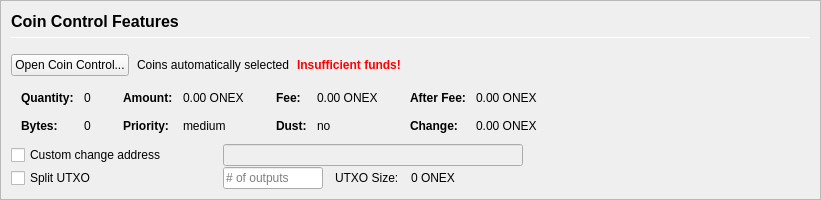
         <widget class="QFrame" name="frameCoinControl">
          <property name="sizePolicy">
           <sizepolicy hsizetype="Expanding" vsizetype="Expanding">
            <horstretch>0</horstretch>
            <verstretch>0</verstretch>
           </sizepolicy>
          </property>
          <property name="maximumSize">
           <size>
            <width>16777215</width>
            <height>16777215</height>
           </size>
          </property>
          <property name="frameShape">
           <enum>QFrame::StyledPanel</enum>
          </property>
          <property name="frameShadow">
           <enum>QFrame::Sunken</enum>
          </property>
          <layout class="QVBoxLayout" name="verticalLayoutCoinControl2">
           <property name="spacing">
            <number>0</number>
           </property>
           <property name="leftMargin">
            <number>0</number>
           </property>
           <property name="topMargin">
            <number>0</number>
           </property>
           <property name="rightMargin">
            <number>0</number>
           </property>
           <property name="bottomMargin">
            <number>0</number>
           </property>
           <item>
            <widget class="QFrame" name="frameCoinControl_BG">
             <layout class="QVBoxLayout" name="verticalLayoutCoinControl" stretch="0,0,0,0,0,0">
              <property name="spacing">
               <number>1</number>
              </property>
              <property name="leftMargin">
               <number>10</number>
              </property>
              <property name="topMargin">
               <number>10</number>
              </property>
              <item>
               <layout class="QHBoxLayout" name="horizontalLayoutCoinControl1">
                <property name="bottomMargin">
                 <number>15</number>
                </property>
                <item>
                 <layout class="QVBoxLayout" name="verticalLayout_3">
                  <property name="spacing">
                   <number>6</number>
                  </property>
                  <item>
                   <widget class="QLabel" name="labelCoinControlFeatures">
                    <property name="sizePolicy">
                     <sizepolicy hsizetype="Preferred" vsizetype="Maximum">
                      <horstretch>0</horstretch>
                      <verstretch>0</verstretch>
                     </sizepolicy>
                    </property>
                    <property name="minimumSize">
                     <size>
                      <width>0</width>
                      <height>20</height>
                     </size>
                    </property>
                    <property name="font">
                     <font>
                      <pointsize>12</pointsize>
                      <weight>75</weight>
                      <bold>true</bold>
                     </font>
                    </property>
                    <property name="styleSheet">
                     <string notr="true">font-weight:bold;</string>
                    </property>
                    <property name="text">
                     <string>Coin Control Features</string>
                    </property>
                   </widget>
                  </item>
                  <item>
                   <widget class="Line" name="line">
                    <property name="minimumSize">
                     <size>
                      <width>0</width>
                      <height>1</height>
                     </size>
                    </property>
                    <property name="maximumSize">
                     <size>
                      <width>16777215</width>
                      <height>1</height>
                     </size>
                    </property>
                    <property name="orientation">
                     <enum>Qt::Horizontal</enum>
                    </property>
                   </widget>
                  </item>
                 </layout>
                </item>
               </layout>
              </item>
              <item>
               <layout class="QHBoxLayout" name="horizontalLayoutCoinControl2" stretch="0,0,0,0">
                <property name="spacing">
                 <number>8</number>
                </property>
                <property name="bottomMargin">
                 <number>10</number>
                </property>
                <item>
                 <widget class="QPushButton" name="pushButtonCoinControl">
                  <property name="styleSheet">
                   <string notr="true"/>
                  </property>
                  <property name="text">
                   <string>Open Coin Control...</string>
                  </property>
                  <property name="autoDefault">
                   <bool>false</bool>
                  </property>
                 </widget>
                </item>
                <item>
                 <widget class="QLabel" name="labelCoinControlAutomaticallySelected">
                  <property name="text">
                   <string>Coins automatically selected</string>
                  </property>
                  <property name="margin">
                   <number>5</number>
                  </property>
                 </widget>
                </item>
                <item>
                 <widget class="QLabel" name="labelCoinControlInsuffFunds">
                  <property name="font">
                   <font>
                    <weight>75</weight>
                    <bold>true</bold>
                   </font>
                  </property>
                  <property name="styleSheet">
                   <string notr="true">color:red;font-weight:bold;</string>
                  </property>
                  <property name="text">
                   <string>Insufficient funds!</string>
                  </property>
                  <property name="margin">
                   <number>5</number>
                  </property>
                 </widget>
                </item>
                <item>
                 <spacer name="horizontalSpacerCoinControl">
                  <property name="orientation">
                   <enum>Qt::Horizontal</enum>
                  </property>
                  <property name="sizeHint" stdset="0">
                   <size>
                    <width>40</width>
                    <height>1</height>
                   </size>
                  </property>
                 </spacer>
                </item>
               </layout>
              </item>
              <item>
               <widget class="QWidget" name="widgetCoinControl" native="true">
                <property name="sizePolicy">
                 <sizepolicy hsizetype="Preferred" vsizetype="Preferred">
                  <horstretch>0</horstretch>
                  <verstretch>0</verstretch>
                 </sizepolicy>
                </property>
                <property name="minimumSize">
                 <size>
                  <width>0</width>
                  <height>0</height>
                 </size>
                </property>
                <property name="styleSheet">
                 <string notr="true"/>
                </property>
                <layout class="QHBoxLayout" name="horizontalLayoutCoinControl5">
                 <property name="leftMargin">
                  <number>0</number>
                 </property>
                 <property name="topMargin">
                  <number>0</number>
                 </property>
                 <property name="rightMargin">
                  <number>0</number>
                 </property>
                 <property name="bottomMargin">
                  <number>0</number>
                 </property>
                 <item>
                  <layout class="QHBoxLayout" name="horizontalLayoutCoinControl3" stretch="0,0,0,1">
                   <property name="spacing">
                    <number>20</number>
                   </property>
                   <property name="topMargin">
                    <number>0</number>
                   </property>
                   <property name="bottomMargin">
                    <number>10</number>
                   </property>
                   <item>
                    <layout class="QFormLayout" name="formLayoutCoinControl1">
                     <property name="horizontalSpacing">
                      <number>10</number>
                     </property>
                     <property name="verticalSpacing">
                      <number>14</number>
                     </property>
                     <property name="leftMargin">
                      <number>10</number>
                     </property>
                     <property name="topMargin">
                      <number>4</number>
                     </property>
                     <property name="rightMargin">
                      <number>6</number>
                     </property>
                     <item row="0" column="0">
                      <widget class="QLabel" name="labelCoinControlQuantityText">
                       <property name="font">
                        <font>
                         <weight>75</weight>
                         <bold>true</bold>
                        </font>
                       </property>
                       <property name="text">
                        <string>Quantity:</string>
                       </property>
                       <property name="margin">
                        <number>0</number>
                       </property>
                      </widget>
                     </item>
                     <item row="0" column="1">
                      <widget class="QLabel" name="labelCoinControlQuantity">
                       <property name="cursor">
                        <cursorShape>IBeamCursor</cursorShape>
                       </property>
                       <property name="contextMenuPolicy">
                        <enum>Qt::ActionsContextMenu</enum>
                       </property>
                       <property name="text">
                        <string notr="true">0</string>
                       </property>
                       <property name="margin">
                        <number>0</number>
                       </property>
                       <property name="textInteractionFlags">
                        <set>Qt::LinksAccessibleByMouse|Qt::TextSelectableByKeyboard|Qt::TextSelectableByMouse</set>
                       </property>
                      </widget>
                     </item>
                     <item row="1" column="0">
                      <widget class="QLabel" name="labelCoinControlBytesText">
                       <property name="font">
                        <font>
                         <weight>75</weight>
                         <bold>true</bold>
                        </font>
                       </property>
                       <property name="text">
                        <string>Bytes:</string>
                       </property>
                      </widget>
                     </item>
                     <item row="1" column="1">
                      <widget class="QLabel" name="labelCoinControlBytes">
                       <property name="cursor">
                        <cursorShape>IBeamCursor</cursorShape>
                       </property>
                       <property name="contextMenuPolicy">
                        <enum>Qt::ActionsContextMenu</enum>
                       </property>
                       <property name="text">
                        <string notr="true">0</string>
                       </property>
                       <property name="textInteractionFlags">
                        <set>Qt::LinksAccessibleByMouse|Qt::TextSelectableByKeyboard|Qt::TextSelectableByMouse</set>
                       </property>
                      </widget>
                     </item>
                    </layout>
                   </item>
                   <item>
                    <layout class="QFormLayout" name="formLayoutCoinControl2">
                     <property name="horizontalSpacing">
                      <number>10</number>
                     </property>
                     <property name="verticalSpacing">
                      <number>14</number>
                     </property>
                     <property name="leftMargin">
                      <number>6</number>
                     </property>
                     <property name="topMargin">
                      <number>4</number>
                     </property>
                     <property name="rightMargin">
                      <number>6</number>
                     </property>
                     <item row="0" column="0">
                      <widget class="QLabel" name="labelCoinControlAmountText">
                       <property name="font">
                        <font>
                         <weight>75</weight>
                         <bold>true</bold>
                        </font>
                       </property>
                       <property name="text">
                        <string>Amount:</string>
                       </property>
                       <property name="margin">
                        <number>0</number>
                       </property>
                      </widget>
                     </item>
                     <item row="0" column="1">
                      <widget class="QLabel" name="labelCoinControlAmount">
                       <property name="cursor">
                        <cursorShape>IBeamCursor</cursorShape>
                       </property>
                       <property name="contextMenuPolicy">
                        <enum>Qt::ActionsContextMenu</enum>
                       </property>
                       <property name="text">
                        <string notr="true">0.00 ONEX</string>
                       </property>
                       <property name="textInteractionFlags">
                        <set>Qt::LinksAccessibleByMouse|Qt::TextSelectableByKeyboard|Qt::TextSelectableByMouse</set>
                       </property>
                      </widget>
                     </item>
                     <item row="1" column="0">
                      <widget class="QLabel" name="labelCoinControlPriorityText">
                       <property name="font">
                        <font>
                         <weight>75</weight>
                         <bold>true</bold>
                        </font>
                       </property>
                       <property name="text">
                        <string>Priority:</string>
                       </property>
                      </widget>
                     </item>
                     <item row="1" column="1">
                      <widget class="QLabel" name="labelCoinControlPriority">
                       <property name="cursor">
                        <cursorShape>IBeamCursor</cursorShape>
                       </property>
                       <property name="contextMenuPolicy">
                        <enum>Qt::ActionsContextMenu</enum>
                       </property>
                       <property name="text">
                        <string>medium</string>
                       </property>
                       <property name="textInteractionFlags">
                        <set>Qt::LinksAccessibleByMouse|Qt::TextSelectableByKeyboard|Qt::TextSelectableByMouse</set>
                       </property>
                      </widget>
                     </item>
                    </layout>
                   </item>
                   <item>
                    <layout class="QFormLayout" name="formLayoutCoinControl3">
                     <property name="horizontalSpacing">
                      <number>10</number>
                     </property>
                     <property name="verticalSpacing">
                      <number>14</number>
                     </property>
                     <property name="leftMargin">
                      <number>6</number>
                     </property>
                     <property name="topMargin">
                      <number>4</number>
                     </property>
                     <property name="rightMargin">
                      <number>6</number>
                     </property>
                     <item row="0" column="0">
                      <widget class="QLabel" name="labelCoinControlFeeText">
                       <property name="font">
                        <font>
                         <weight>75</weight>
                         <bold>true</bold>
                        </font>
                       </property>
                       <property name="text">
                        <string>Fee:</string>
                       </property>
                       <property name="margin">
                        <number>0</number>
                       </property>
                      </widget>
                     </item>
                     <item row="0" column="1">
                      <widget class="QLabel" name="labelCoinControlFee">
                       <property name="cursor">
                        <cursorShape>IBeamCursor</cursorShape>
                       </property>
                       <property name="contextMenuPolicy">
                        <enum>Qt::ActionsContextMenu</enum>
                       </property>
                       <property name="text">
                        <string notr="true">0.00 ONEX</string>
                       </property>
                       <property name="textInteractionFlags">
                        <set>Qt::LinksAccessibleByMouse|Qt::TextSelectableByKeyboard|Qt::TextSelectableByMouse</set>
                       </property>
                      </widget>
                     </item>
                     <item row="1" column="0">
                      <widget class="QLabel" name="labelCoinControlLowOutputText">
                       <property name="font">
                        <font>
                         <weight>75</weight>
                         <bold>true</bold>
                        </font>
                       </property>
                       <property name="text">
                        <string>Dust:</string>
                       </property>
                      </widget>
                     </item>
                     <item row="1" column="1">
                      <widget class="QLabel" name="labelCoinControlLowOutput">
                       <property name="cursor">
                        <cursorShape>IBeamCursor</cursorShape>
                       </property>
                       <property name="contextMenuPolicy">
                        <enum>Qt::ActionsContextMenu</enum>
                       </property>
                       <property name="text">
                        <string>no</string>
                       </property>
                       <property name="textInteractionFlags">
                        <set>Qt::LinksAccessibleByMouse|Qt::TextSelectableByKeyboard|Qt::TextSelectableByMouse</set>
                       </property>
                      </widget>
                     </item>
                    </layout>
                   </item>
                   <item>
                    <layout class="QFormLayout" name="formLayoutCoinControl4">
                     <property name="horizontalSpacing">
                      <number>10</number>
                     </property>
                     <property name="verticalSpacing">
                      <number>14</number>
                     </property>
                     <property name="leftMargin">
                      <number>6</number>
                     </property>
                     <property name="topMargin">
                      <number>4</number>
                     </property>
                     <property name="rightMargin">
                      <number>6</number>
                     </property>
                     <item row="0" column="0">
                      <widget class="QLabel" name="labelCoinControlAfterFeeText">
                       <property name="font">
                        <font>
                         <weight>75</weight>
                         <bold>true</bold>
                        </font>
                       </property>
                       <property name="text">
                        <string>After Fee:</string>
                       </property>
                       <property name="margin">
                        <number>0</number>
                       </property>
                      </widget>
                     </item>
                     <item row="0" column="1">
                      <widget class="QLabel" name="labelCoinControlAfterFee">
                       <property name="cursor">
                        <cursorShape>IBeamCursor</cursorShape>
                       </property>
                       <property name="contextMenuPolicy">
                        <enum>Qt::ActionsContextMenu</enum>
                       </property>
                       <property name="text">
                        <string notr="true">0.00 ONEX</string>
                       </property>
                       <property name="textInteractionFlags">
                        <set>Qt::LinksAccessibleByMouse|Qt::TextSelectableByKeyboard|Qt::TextSelectableByMouse</set>
                       </property>
                      </widget>
                     </item>
                     <item row="1" column="0">
                      <widget class="QLabel" name="labelCoinControlChangeText">
                       <property name="font">
                        <font>
                         <weight>75</weight>
                         <bold>true</bold>
                        </font>
                       </property>
                       <property name="text">
                        <string>Change:</string>
                       </property>
                      </widget>
                     </item>
                     <item row="1" column="1">
                      <widget class="QLabel" name="labelCoinControlChange">
                       <property name="cursor">
                        <cursorShape>IBeamCursor</cursorShape>
                       </property>
                       <property name="contextMenuPolicy">
                        <enum>Qt::ActionsContextMenu</enum>
                       </property>
                       <property name="text">
                        <string notr="true">0.00 ONEX</string>
                       </property>
                       <property name="textInteractionFlags">
                        <set>Qt::LinksAccessibleByMouse|Qt::TextSelectableByKeyboard|Qt::TextSelectableByMouse</set>
                       </property>
                      </widget>
                     </item>
                    </layout>
                   </item>
                  </layout>
                 </item>
                </layout>
               </widget>
              </item>
              <item>
               <layout class="QHBoxLayout" name="horizontalLayoutCoinControl4">
                <property name="spacing">
                 <number>12</number>
                </property>
                <property name="sizeConstraint">
                 <enum>QLayout::SetDefaultConstraint</enum>
                </property>
                <property name="topMargin">
                 <number>0</number>
                </property>
                <property name="rightMargin">
                 <number>0</number>
                </property>
                <item>
                 <widget class="QCheckBox" name="checkBoxCoinControlChange">
                  <property name="sizePolicy">
                   <sizepolicy hsizetype="Preferred" vsizetype="Preferred">
                    <horstretch>0</horstretch>
                    <verstretch>0</verstretch>
                   </sizepolicy>
                  </property>
                  <property name="minimumSize">
                   <size>
                    <width>200</width>
                    <height>0</height>
                   </size>
                  </property>
                  <property name="maximumSize">
                   <size>
                    <width>200</width>
                    <height>16777215</height>
                   </size>
                  </property>
                  <property name="toolTip">
                   <string>If this is activated, but the change address is empty or invalid, change will be sent to a newly generated address.</string>
                  </property>
                  <property name="text">
                   <string>Custom change address</string>
                  </property>
                 </widget>
                </item>
                <item>
                 <widget class="QValidatedLineEdit" name="lineEditCoinControlChange">
                  <property name="enabled">
                   <bool>false</bool>
                  </property>
                  <property name="sizePolicy">
                   <sizepolicy hsizetype="Preferred" vsizetype="Preferred">
                    <horstretch>0</horstretch>
                    <verstretch>0</verstretch>
                   </sizepolicy>
                  </property>
                  <property name="minimumSize">
                   <size>
                    <width>300</width>
                    <height>0</height>
                   </size>
                  </property>
                 </widget>
                </item>
                <item>
                 <widget class="QLabel" name="labelCoinControlChangeLabel">
                  <property name="sizePolicy">
                   <sizepolicy hsizetype="Preferred" vsizetype="Preferred">
                    <horstretch>0</horstretch>
                    <verstretch>0</verstretch>
                   </sizepolicy>
                  </property>
                  <property name="minimumSize">
                   <size>
                    <width>100</width>
                    <height>0</height>
                   </size>
                  </property>
                  <property name="text">
                   <string/>
                  </property>
                  <property name="margin">
                   <number>3</number>
                  </property>
                 </widget>
                </item>
               </layout>
              </item>
              <item>
               <layout class="QHBoxLayout" name="horizontalLayoutCoinControl6">
                <property name="spacing">
                 <number>12</number>
                </property>
                <property name="rightMargin">
                 <number>0</number>
                </property>
                <item>
                 <widget class="QCheckBox" name="splitBlockCheckBox">
                  <property name="sizePolicy">
                   <sizepolicy hsizetype="Preferred" vsizetype="Preferred">
                    <horstretch>0</horstretch>
                    <verstretch>0</verstretch>
                   </sizepolicy>
                  </property>
                  <property name="minimumSize">
                   <size>
                    <width>200</width>
                    <height>0</height>
                   </size>
                  </property>
                  <property name="maximumSize">
                   <size>
                    <width>200</width>
                    <height>16777215</height>
                   </size>
                  </property>
                  <property name="text">
                   <string>Split UTXO</string>
                  </property>
                 </widget>
                </item>
                <item>
                 <widget class="QLineEdit" name="splitBlockLineEdit">
                  <property name="sizePolicy">
                   <sizepolicy hsizetype="Preferred" vsizetype="Preferred">
                    <horstretch>50</horstretch>
                    <verstretch>0</verstretch>
                   </sizepolicy>
                  </property>
                  <property name="minimumSize">
                   <size>
                    <width>100</width>
                    <height>0</height>
                   </size>
                  </property>
                  <property name="maximumSize">
                   <size>
                    <width>100</width>
                    <height>16777215</height>
                   </size>
                  </property>
                  <property name="placeholderText">
                   <string># of outputs</string>
                  </property>
                 </widget>
                </item>
                <item>
                 <widget class="QLabel" name="labelBlockSizeText">
                  <property name="text">
                   <string>UTXO Size:</string>
                  </property>
                 </widget>
                </item>
                <item>
                 <widget class="QLabel" name="labelBlockSize">
                  <property name="text">
                   <string>0 ONEX</string>
                  </property>
                 </widget>
                </item>
                <item>
                 <spacer name="horizontalSpacer_7">
                  <property name="orientation">
                   <enum>Qt::Horizontal</enum>
                  </property>
                  <property name="sizeHint" stdset="0">
                   <size>
                    <width>40</width>
                    <height>20</height>
                   </size>
                  </property>
                 </spacer>
                </item>
               </layout>
              </item>
              <item>
               <spacer name="verticalSpacerCoinControl">
                <property name="orientation">
                 <enum>Qt::Vertical</enum>
                </property>
                <property name="sizeHint" stdset="0">
                 <size>
                  <width>800</width>
                  <height>1</height>
                 </size>
                </property>
               </spacer>
              </item>
             </layout>
            </widget>
           </item>
          </layout>
         </widget>
